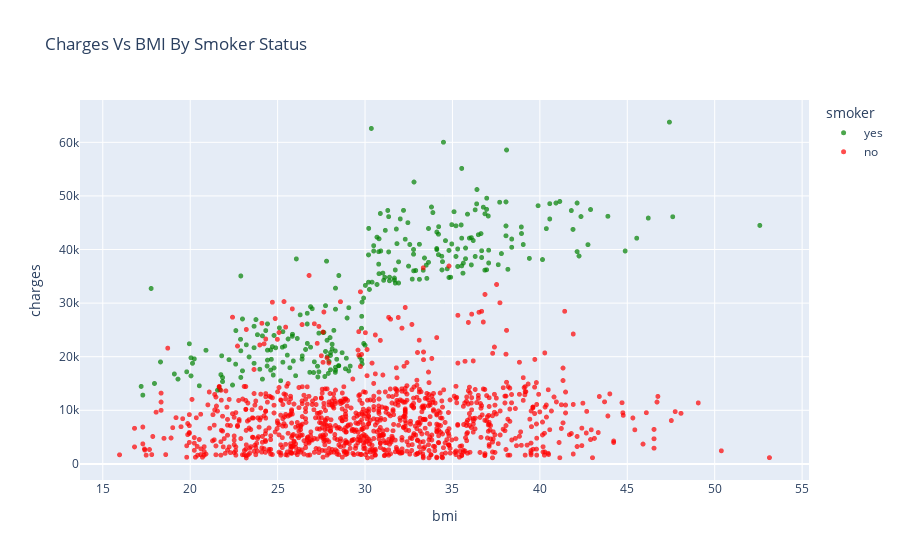

The cell this chart's notebook holds for it:
### Code cell
#BMI and Charges
fig = px.scatter(
    medical_df,
    y = 'charges',
    x = 'bmi',
    color = 'smoker',
    color_discrete_map = {'yes': 'green', 'no': 'red'},
    opacity = 0.7,
    hover_data = ['sex', 'age'],
    title = 'Charges Vs BMI By Smoker Status'
    )
fig.update_traces(marker_size = 5)
fig.show()

### Figure 1 — Plotly figure (JSON) as saved in the notebook; plotly's stock layout.template omitted (floating-point values rounded to 4 significant figures; data arrays with more than 128 entries replaced by an {"elided": "..."} marker saying what was removed)
{"data": [{"customdata": {"elided": "274x2 mixed values"}, "hovertemplate": "smoker=yes<br>bmi=%{x}<br>charges=%{y}<br>sex=%{customdata[0]}<br>age=%{customdata[1]}<extra></extra>", "legendgroup": "yes", "marker": {"color": "green", "opacity": 0.7, "size": 5, "symbol": "circle"}, "mode": "markers", "name": "yes", "showlegend": true, "type": "scattergl", "x": {"elided": "274 float values"}, "xaxis": "x", "y": {"elided": "274 float values"}, "yaxis": "y"}, {"customdata": {"elided": "1064x2 mixed values"}, "hovertemplate": "smoker=no<br>bmi=%{x}<br>charges=%{y}<br>sex=%{customdata[0]}<br>age=%{customdata[1]}<extra></extra>", "legendgroup": "no", "marker": {"color": "red", "opacity": 0.7, "size": 5, "symbol": "circle"}, "mode": "markers", "name": "no", "showlegend": true, "type": "scattergl", "x": {"elided": "1064 float values"}, "xaxis": "x", "y": {"elided": "1064 float values"}, "yaxis": "y"}], "layout": {"legend": {"title": {"text": "smoker"}, "tracegroupgap": 0}, "title": {"text": "Charges Vs BMI By Smoker Status"}, "xaxis": {"anchor": "y", "domain": [0, 1], "title": {"text": "bmi"}}, "yaxis": {"anchor": "x", "domain": [0, 1], "title": {"text": "charges"}}}}
